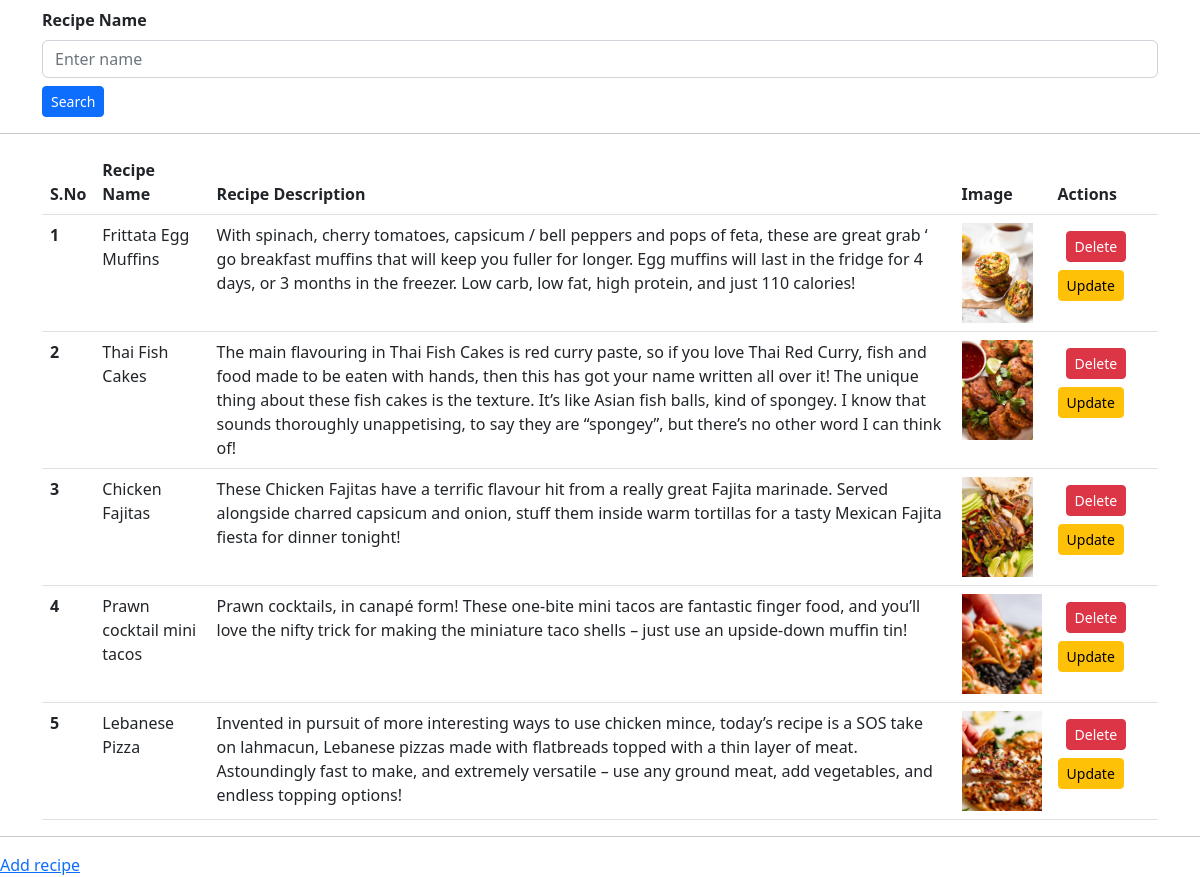
Page /allRecipes on the earlier database version.
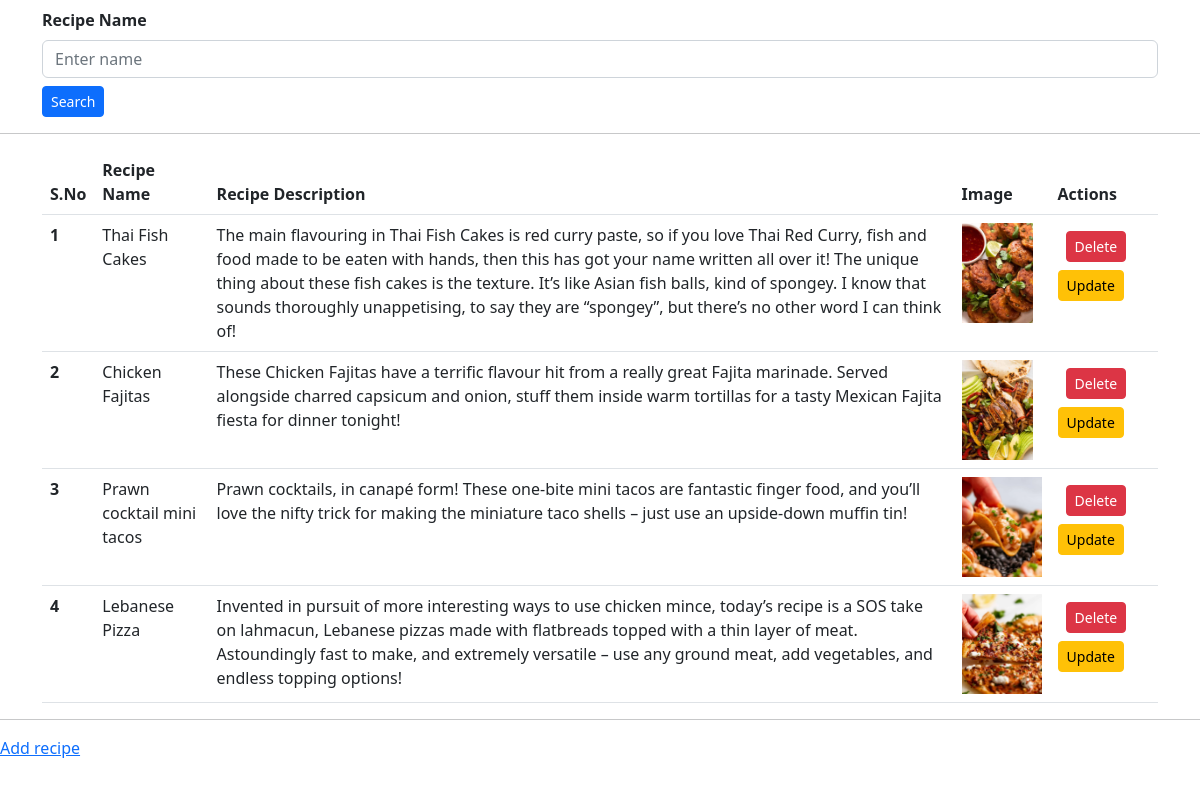
Same page on the later database version.
### vege/models.py (models this page shows)
class Recipe(models.Model):
  user = models.ForeignKey(User, on_delete=models.DO_NOTHING)
  recipe_name=models.CharField(max_length=100)
  recipe_desc=models.TextField()
  recipe_image=models.ImageField(upload_to="vege/images")

### vege/views.py (the view)
# urls.py: path('allRecipes', allRecipes, name='viewRecipes'),
def allRecipes(request):
  page="Your Recipes"
  recipes=Recipe.objects.all()
  if request.GET.get('search'):
    recipes=recipes.filter(recipe_name__icontains = request.GET.get('search'))
  context={"recipes":recipes, "page":page}
  return render(request, "viewAllRecipes.html", context) #vege\templates\viewAllRecipes.html

### vege/templates/viewAllRecipes.html
{% extends "base-template.html" %}
{% block start %}
<div class="container">
  <div class="mb-3">
    <form>
      <label class="mt-2"><strong>Recipe Name</strong></label>
      <input type="text" class="form-control mt-2" id="exampleRecipeName" name="search" placeholder="Enter name">
      <button type="submit" class="btn btn-primary btn-sm mt-2">Search</button>
    </form>
  </div>
</div>
<hr>
<div class="container mt-6">
  <table class="table p-6">
    <thead>
      <tr>
        <th scope="col">S.No</th>
        <th scope="col">Recipe Name</th>
        <th scope="col">Recipe Description</th>
        <th scope="col">Image</th>
        <th scope="col">Actions</th>
      </tr>
    </thead>
    <tbody>
      {% for recipe in recipes %}
      <tr>
        <th scope="row">{{forloop.counter}}</th>
        <td>{{recipe.recipe_name}}</td>
        <td>{{recipe.recipe_desc}}</td>
        <td>
          <img src="/media/{{recipe.recipe_image}}" style="height: 100px;">
        </td>
        <td>
          <a class="btn btn-danger btn-sm m-2" href="deleteRecipe/{{recipe.id}}/" role="button">Delete</a>
          <a class="btn btn-warning btn-sm" href="updateRecipe/{{recipe.id}}/" role="button">Update</a>
        </td>
      </tr>
      {% endfor %}
    </tbody>
  </table>
</div>
<hr>
<div>
  <a href="/recipe">Add recipe</a>
</div>
{% endblock %}

Differences in the rows shown:
removed Recipe: recipe_name "Frittata Egg Muffins", recipe_desc "With spinach, cherry tomatoes, capsicum / bell peppers and pops of feta, these are great grab ‘ go breakfast muffins that will keep you fuller for longer. Egg muffins will last in the fridge for 4 days, or 3 months in the freezer. Low carb, low fat, high protein, and just 110 calories!", recipe_image (picture)
